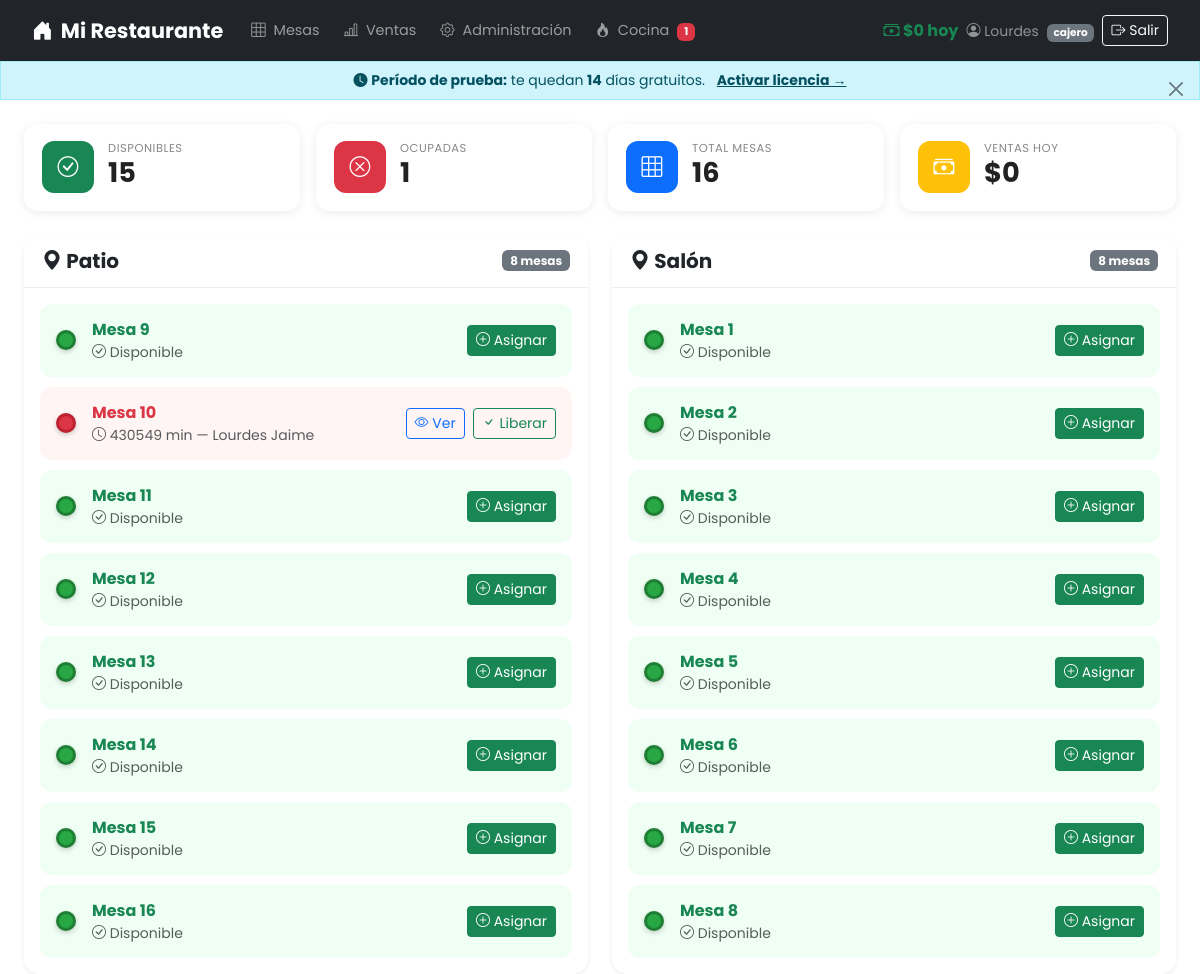
Page /principal.php (signed in) on the committed database.
### tables this page shows
CREATE TABLE `mesa` (
  `id_mesa` int NOT NULL AUTO_INCREMENT,
  `dispo_mesa` varchar(45) NOT NULL DEFAULT 'Disponible',
  `zona` varchar(50) NOT NULL DEFAULT 'Salón',
  PRIMARY KEY (`id_mesa`),
  UNIQUE KEY `id_mesa_UNIQUE` (`id_mesa`)
);

### principal.php (the view, shortened to what this page needs)
<?php
include('app.php');
$total_mesas       = $conexion->query("SELECT COUNT(*) FROM mesa")->fetch_row()[0];
$mesas_disponibles = $conexion->query("SELECT COUNT(*) FROM mesa WHERE dispo_mesa = 'Disponible'")->fetch_row()[0];
$mesas_ocupadas    = $total_mesas - $mesas_disponibles;
$resultado = $conexion->query("
    SELECT
        m.id_mesa,
        m.dispo_mesa,
        m.zona,
        MAX(p.id_pedido)                                  AS id_pedido,
        MAX(p.fecha_pedido)                               AS fecha_pedido,
        MAX(c.nom_cajero)                                 AS nom_cajero,
        MAX(c.ape_cajero)                                 AS ape_cajero,
        MAX(p.estado_pedido)                              AS estado_pedido,
        TIMESTAMPDIFF(MINUTE, MAX(p.fecha_pedido), NOW()) AS minutos_ocupada
    FROM mesa m
    LEFT JOIN pedido p
        ON m.id_mesa = p.id_mesa AND p.estado_pedido IN ('En Proceso', 'Listo')
    LEFT JOIN cajero c
        ON p.id_cajero = c.id_cajero
    GROUP BY m.id_mesa, m.dispo_mesa, m.zona
    ORDER BY m.zona, m.id_mesa
");
$zonas = [];
while ($mesa = $resultado->fetch_assoc()) {
    $zonas[$mesa['zona']][] = $mesa;
}
?>
<!DOCTYPE html>
<html lang="es">
<head>
    <link href="https://cdn.jsdelivr.net/npm/bootstrap@5.3.3/dist/css/bootstrap.min.css" rel="stylesheet">
    <link href="https://cdn.jsdelivr.net/npm/bootstrap-icons@1.11.1/font/bootstrap-icons.css" rel="stylesheet">
    <link href="css/estiloPrincipal.css" rel="stylesheet">
</head>
<body>
<?php include('navbar.php'); ?>
<div class="container-fluid px-4">
    <div class="row g-3 mb-4">
        <div class="col-sm-6 col-xl-3">
            <div class="stat-card">
                <div class="stat-icon bg-success"><i class="bi bi-check-circle"></i></div>
                <div>
                    <p class="stat-label">Disponibles</p>
                    <h3 class="stat-value"><?= $mesas_disponibles ?></h3>
                </div>
            </div>
        </div>
        <div class="col-sm-6 col-xl-3">
            <div class="stat-card">
                <div class="stat-icon bg-danger"><i class="bi bi-x-circle"></i></div>
                <div>
                    <p class="stat-label">Ocupadas</p>
                    <h3 class="stat-value"><?= $mesas_ocupadas ?></h3>
                </div>
            </div>
        </div>
        <div class="col-sm-6 col-xl-3">
            <div class="stat-card">
                <div class="stat-icon bg-primary"><i class="bi bi-grid-3x3"></i></div>
                <div>
                    <p class="stat-label">Total Mesas</p>
                    <h3 class="stat-value"><?= $total_mesas ?></h3>
                </div>
            </div>
        </div>
        <div class="col-sm-6 col-xl-3">
            <div class="stat-card">
                <div class="stat-icon bg-warning"><i class="bi bi-cash-stack"></i></div>
                <div>
                    <p class="stat-label">Ventas Hoy</p>
                    <h3 class="stat-value">$<?= number_format($ventas_hoy, 0, ',', '.') ?></h3>
                </div>
            </div>
        </div>
    </div>
    <div class="row g-4">
        <?php foreach ($zonas as $nombre_zona => $mesas): ?>
        <div class="col-lg-6">
            <div class="card shadow-sm">
                <div class="card-header d-flex justify-content-between align-items-center">
                    <h5 class="mb-0 fw-bold">
                        <i class="bi bi-geo-alt-fill"></i>
                        <?= $nombre_zona ?>
                    </h5>
                    <span class="badge bg-secondary"><?= count($mesas) ?> mesas</span>
                </div>
                <div class="card-body">
                    <?php foreach ($mesas as $mesa): ?>
                        <?php if ($mesa['dispo_mesa'] === 'Ocupada'): ?>
                        <div class="mesa-card mesa-ocupada">
                            <div class="d-flex align-items-center gap-3">
                                <span class="indicador indicador-rojo"></span>
                                <div>
                                    <strong class="text-danger">Mesa <?= $mesa['id_mesa'] ?></strong>
                                    <div class="text-muted small">
                                            <?php if ($mesa['id_pedido']): ?>
                                            <?php if (($mesa['estado_pedido'] ?? '') === 'Listo'): ?>
                                                <span class="text-success fw-bold">
                                                    <i class="bi bi-bell-fill"></i> ¡Listo para servir!
                                                </span>
                                            <?php else: ?>
                                                <i class="bi bi-clock"></i> <?= $mesa['minutos_ocupada'] ?> min —
                                                <i class="bi bi-cash-register"></i> <?= htmlspecialchars($mesa['nom_cajero'] . ' ' . $mesa['ape_cajero']) ?>
                                            <?php endif; ?>
                                        <?php else: ?>
                                            <i class="bi bi-exclamation-circle text-warning"></i> Sin pedido activo
                                        <?php endif; ?>
                                    </div>
                                </div>
                            </div>
                            <div class="d-flex gap-2">
                                <?php if ($mesa['id_pedido']): ?>
                                <a href="detalle_pedido.php?id=<?= $mesa['id_pedido'] ?>&mesa=<?= $mesa['id_mesa'] ?>"
                                   class="btn btn-sm btn-outline-primary">
                                    <i class="bi bi-eye"></i> Ver
                                </a>
                                <button class="btn btn-sm btn-outline-success"
                                        onclick="confirmarLiberar(<?= $mesa['id_mesa'] ?>, '<?= $nombre_zona ?>', <?= $mesa['id_pedido'] ?>)">
                                    <i class="bi bi-check"></i> Liberar
                                </button>
                                <?php endif; ?>
                            </div>
                        </div>
                        <?php else: ?>
                        <div class="mesa-card mesa-disponible">
                            <div class="d-flex align-items-center gap-3">
                                <span class="indicador indicador-verde"></span>
                                <div>
                                    <strong class="text-success">Mesa <?= $mesa['id_mesa'] ?></strong>
                                    <div class="text-muted small">
                                        <i class="bi bi-check-circle"></i> Disponible
                                    </div>
                                </div>
                            </div>
                            <a href="seleccionar_cajero.php?mesa=<?= $mesa['id_mesa'] ?>&zona=<?= urlencode($nombre_zona) ?>"
                               class="btn btn-sm btn-success">
                                <i class="bi bi-plus-circle"></i> Asignar
                            </a>
                        </div>
                        <?php endif; ?>
                    <?php endforeach; ?>
                </div>
            </div>
        </div>
        <?php endforeach; ?>
    </div>
</div>
</body>
</html>

### rows in the picture
mesa: id_mesa "9"
mesa: id_mesa "10", minutos_ocupada "430549", ape_cajero "Lourdes Jaime"
mesa: id_mesa "11"
mesa: id_mesa "12"
mesa: id_mesa "13"
mesa: id_mesa "14"
mesa: id_mesa "15"
mesa: id_mesa "16"
mesa: id_mesa "1"
mesa: id_mesa "2"
mesa: id_mesa "3"
mesa: id_mesa "4"
mesa: id_mesa "5"
mesa: id_mesa "6"
mesa: id_mesa "7"
mesa: id_mesa "8"

### other values in the picture
$nombre_app "Mi Restaurante"
$pedidos_activos "1"
$moneda "$"
$ventas_hoy "0"
$_SESSION['usuario'] "Lourdes"
$_SESSION['rol'] "cajero"
$dias_rest "14"
$mesas_disponibles "15"
$mesas_ocupadas "1"
$total_mesas "16"
$nombre_zona "Patio"
count($mesas) "8"
$nombre_zona "Salón"
